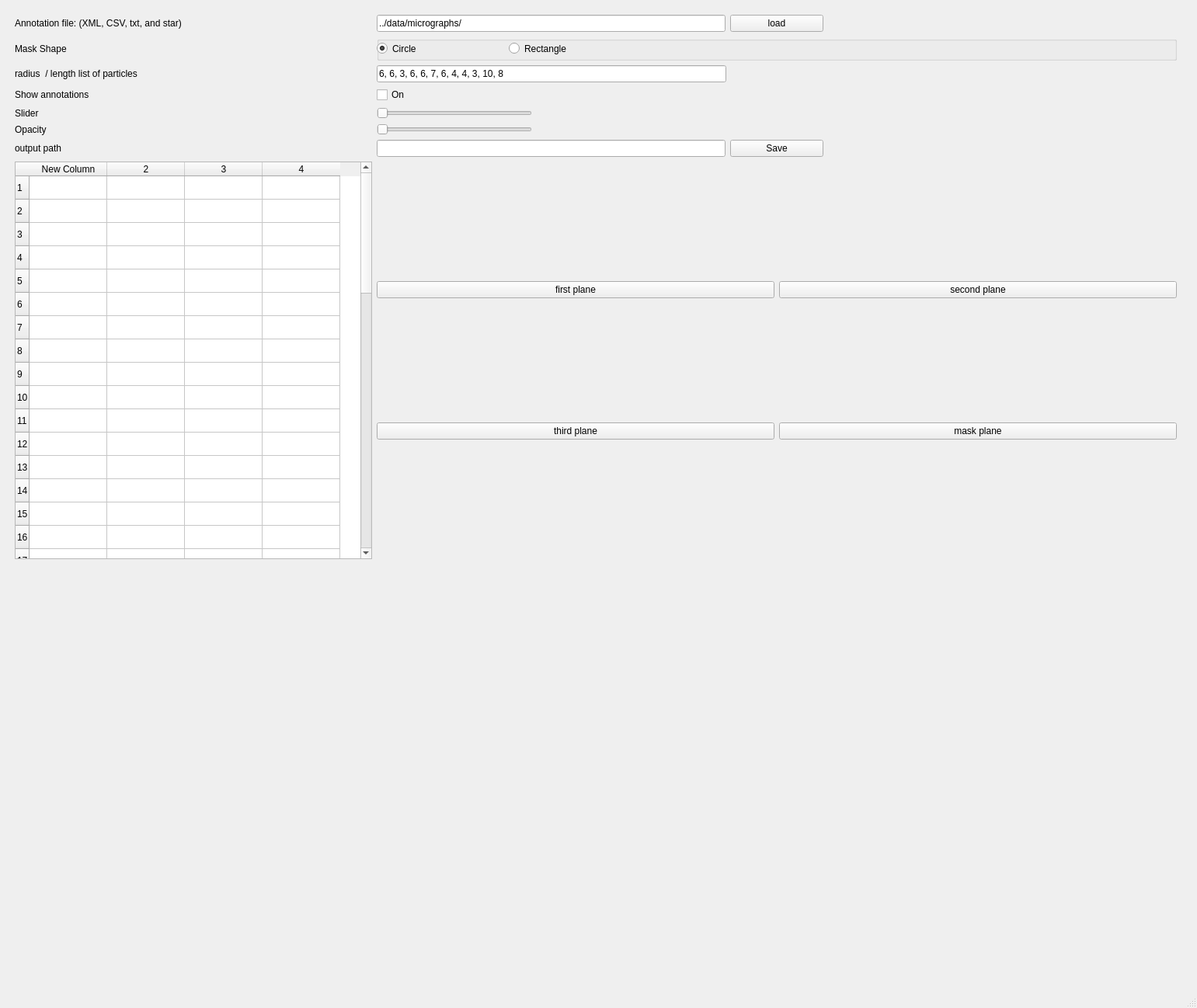
<?xml version="1.0" encoding="UTF-8"?>
<ui version="4.0">
 <author>Noushin</author>
 <class>MainWindow</class>
 <widget class="QMainWindow" name="MainWindow">
  <property name="geometry">
   <rect>
    <x>0</x>
    <y>0</y>
    <width>1541</width>
    <height>1298</height>
   </rect>
  </property>
  <property name="minimumSize">
   <size>
    <width>0</width>
    <height>700</height>
   </size>
  </property>
  <property name="maximumSize">
   <size>
    <width>16777215</width>
    <height>16777215</height>
   </size>
  </property>
  <property name="mouseTracking">
   <bool>false</bool>
  </property>
  <property name="windowTitle">
   <string>MainWindow</string>
  </property>
  <property name="autoFillBackground">
   <bool>false</bool>
  </property>
  <widget class="QWidget" name="centralwidget">
   <widget class="QWidget" name="gridLayoutWidget">
    <property name="geometry">
     <rect>
      <x>10</x>
      <y>10</y>
      <width>1502</width>
      <height>718</height>
     </rect>
    </property>
    <layout class="QGridLayout" name="gridLayout" rowstretch="0,0,0,0,0,0,0,0">
     <property name="sizeConstraint">
      <enum>QLayout::SetMinimumSize</enum>
     </property>
     <item row="1" column="0">
      <widget class="QLabel" name="maskShapeL">
       <property name="text">
        <string>Mask Shape</string>
       </property>
      </widget>
     </item>
     <item row="2" column="1">
      <widget class="QLineEdit" name="radiLen">
       <property name="sizePolicy">
        <sizepolicy hsizetype="Ignored" vsizetype="Fixed">
         <horstretch>0</horstretch>
         <verstretch>0</verstretch>
        </sizepolicy>
       </property>
       <property name="maximumSize">
        <size>
         <width>450</width>
         <height>16777215</height>
        </size>
       </property>
       <property name="text">
        <string>6, 6, 3, 6, 6, 7, 6, 4, 4, 3, 10, 8</string>
       </property>
       <property name="alignment">
        <set>Qt::AlignLeading|Qt::AlignLeft|Qt::AlignVCenter</set>
       </property>
      </widget>
     </item>
     <item row="6" column="0">
      <widget class="QLabel" name="outputPathL">
       <property name="sizePolicy">
        <sizepolicy hsizetype="Preferred" vsizetype="Preferred">
         <horstretch>0</horstretch>
         <verstretch>0</verstretch>
        </sizepolicy>
       </property>
       <property name="maximumSize">
        <size>
         <width>16777215</width>
         <height>16777215</height>
        </size>
       </property>
       <property name="text">
        <string>output path</string>
       </property>
      </widget>
     </item>
     <item row="2" column="0">
      <widget class="QLabel" name="radiLenL">
       <property name="maximumSize">
        <size>
         <width>16777215</width>
         <height>16777215</height>
        </size>
       </property>
       <property name="text">
        <string>radius  / length list of particles</string>
       </property>
      </widget>
     </item>
     <item row="0" column="0">
      <widget class="QLabel" name="inputPathL">
       <property name="text">
        <string>Annotation file: (XML, CSV, txt, and star)</string>
       </property>
      </widget>
     </item>
     <item row="6" column="1">
      <layout class="QHBoxLayout" name="outputPathHLayout">
       <item>
        <widget class="QLineEdit" name="outputPath">
         <property name="sizePolicy">
          <sizepolicy hsizetype="Ignored" vsizetype="Ignored">
           <horstretch>0</horstretch>
           <verstretch>0</verstretch>
          </sizepolicy>
         </property>
         <property name="maximumSize">
          <size>
           <width>460</width>
           <height>16777215</height>
          </size>
         </property>
         <property name="dragEnabled">
          <bool>true</bool>
         </property>
        </widget>
       </item>
       <item>
        <widget class="QPushButton" name="saveBtn">
         <property name="maximumSize">
          <size>
           <width>120</width>
           <height>16777215</height>
          </size>
         </property>
         <property name="text">
          <string>Save</string>
         </property>
        </widget>
       </item>
       <item>
        <widget class="QLabel" name="outputPathEmptyL">
         <property name="text">
          <string/>
         </property>
        </widget>
       </item>
      </layout>
     </item>
     <item row="7" column="0">
      <widget class="QTableWidget" name="annTable">
       <property name="minimumSize">
        <size>
         <width>460</width>
         <height>512</height>
        </size>
       </property>
       <property name="maximumSize">
        <size>
         <width>560</width>
         <height>16777215</height>
        </size>
       </property>
       <property name="rowCount">
        <number>50</number>
       </property>
       <property name="columnCount">
        <number>4</number>
       </property>
       <row/>
       <row/>
       <row/>
       <row/>
       <row/>
       <row/>
       <row/>
       <row/>
       <row/>
       <row/>
       <row/>
       <row/>
       <row/>
       <row/>
       <row/>
       <row/>
       <row/>
       <row/>
       <row/>
       <row/>
       <row/>
       <row/>
       <row/>
       <row/>
       <row/>
       <row/>
       <row/>
       <row/>
       <row/>
       <row/>
       <row/>
       <row/>
       <row/>
       <row/>
       <row/>
       <row/>
       <row/>
       <row/>
       <row/>
       <row/>
       <row/>
       <row/>
       <row/>
       <row/>
       <row/>
       <row/>
       <row/>
       <row/>
       <row/>
       <row/>
       <column>
        <property name="text">
         <string>New Column</string>
        </property>
       </column>
       <column/>
       <column/>
       <column/>
      </widget>
     </item>
     <item row="3" column="0">
      <widget class="QLabel" name="showAnnL">
       <property name="text">
        <string>Show annotations</string>
       </property>
      </widget>
     </item>
     <item row="0" column="1">
      <layout class="QHBoxLayout" name="inputPathHLayout">
       <property name="spacing">
        <number>6</number>
       </property>
       <property name="sizeConstraint">
        <enum>QLayout::SetDefaultConstraint</enum>
       </property>
       <property name="leftMargin">
        <number>0</number>
       </property>
       <item>
        <widget class="QLineEdit" name="inputPath">
         <property name="enabled">
          <bool>true</bool>
         </property>
         <property name="sizePolicy">
          <sizepolicy hsizetype="Ignored" vsizetype="Ignored">
           <horstretch>0</horstretch>
           <verstretch>0</verstretch>
          </sizepolicy>
         </property>
         <property name="maximumSize">
          <size>
           <width>460</width>
           <height>16777215</height>
          </size>
         </property>
         <property name="text">
          <string>../data/micrographs/</string>
         </property>
         <property name="cursorPosition">
          <number>20</number>
         </property>
         <property name="dragEnabled">
          <bool>true</bool>
         </property>
        </widget>
       </item>
       <item>
        <widget class="QPushButton" name="loadBtn">
         <property name="maximumSize">
          <size>
           <width>120</width>
           <height>16777215</height>
          </size>
         </property>
         <property name="text">
          <string>load</string>
         </property>
        </widget>
       </item>
       <item>
        <widget class="QLabel" name="inputPathEmptyL">
         <property name="text">
          <string/>
         </property>
        </widget>
       </item>
      </layout>
     </item>
     <item row="5" column="1">
      <widget class="QSlider" name="opacity">
       <property name="maximumSize">
        <size>
         <width>200</width>
         <height>16777215</height>
        </size>
       </property>
       <property name="maximum">
        <number>100</number>
       </property>
       <property name="orientation">
        <enum>Qt::Horizontal</enum>
       </property>
      </widget>
     </item>
     <item row="3" column="1">
      <widget class="QCheckBox" name="ShowAnnBtn">
       <property name="text">
        <string>On</string>
       </property>
      </widget>
     </item>
     <item row="1" column="1">
      <widget class="QGroupBox" name="groupBox">
       <property name="maximumSize">
        <size>
         <width>16777215</width>
         <height>16777215</height>
        </size>
       </property>
       <property name="title">
        <string/>
       </property>
       <widget class="QRadioButton" name="CircRBtn">
        <property name="geometry">
         <rect>
          <x>0</x>
          <y>0</y>
          <width>100</width>
          <height>31</height>
         </rect>
        </property>
        <property name="maximumSize">
         <size>
          <width>16777215</width>
          <height>16777215</height>
         </size>
        </property>
        <property name="text">
         <string>Circle</string>
        </property>
        <property name="checked">
         <bool>true</bool>
        </property>
       </widget>
       <widget class="QRadioButton" name="RecRBtn">
        <property name="geometry">
         <rect>
          <x>170</x>
          <y>0</y>
          <width>161</width>
          <height>31</height>
         </rect>
        </property>
        <property name="text">
         <string>Rectangle</string>
        </property>
       </widget>
      </widget>
     </item>
     <item row="5" column="0">
      <widget class="QLabel" name="opacityL">
       <property name="text">
        <string>Opacity</string>
       </property>
      </widget>
     </item>
     <item row="7" column="1">
      <layout class="QGridLayout" name="gridLayout_5">
       <item row="1" column="0">
        <widget class="QPushButton" name="zxPlaneLocation">
         <property name="text">
          <string>third plane</string>
         </property>
        </widget>
       </item>
       <item row="0" column="1">
        <widget class="QPushButton" name="zyPlaneLocation">
         <property name="minimumSize">
          <size>
           <width>512</width>
           <height>0</height>
          </size>
         </property>
         <property name="maximumSize">
          <size>
           <width>512</width>
           <height>16777215</height>
          </size>
         </property>
         <property name="text">
          <string>second plane</string>
         </property>
        </widget>
       </item>
       <item row="0" column="0">
        <layout class="QVBoxLayout" name="verticalLayout_3">
         <item>
          <widget class="QPushButton" name="xyPlaneLocation">
           <property name="minimumSize">
            <size>
             <width>512</width>
             <height>0</height>
            </size>
           </property>
           <property name="maximumSize">
            <size>
             <width>512</width>
             <height>16777215</height>
            </size>
           </property>
           <property name="text">
            <string>first plane</string>
           </property>
          </widget>
         </item>
        </layout>
       </item>
       <item row="1" column="1">
        <widget class="QPushButton" name="maskPlaneLocation">
         <property name="text">
          <string>mask plane</string>
         </property>
        </widget>
       </item>
      </layout>
     </item>
     <item row="4" column="0">
      <widget class="QLabel" name="sliderL">
       <property name="text">
        <string>Slider</string>
       </property>
      </widget>
     </item>
     <item row="4" column="1">
      <widget class="QSlider" name="slider">
       <property name="maximumSize">
        <size>
         <width>200</width>
         <height>16777215</height>
        </size>
       </property>
       <property name="maximum">
        <number>200</number>
       </property>
       <property name="orientation">
        <enum>Qt::Horizontal</enum>
       </property>
      </widget>
     </item>
    </layout>
   </widget>
  </widget>
  <widget class="QStatusBar" name="statusbar"/>
 </widget>
 <layoutdefault spacing="6" margin="9"/>
 <resources/>
 <connections/>
 <designerdata>
  <property name="gridDeltaX">
   <number>10</number>
  </property>
  <property name="gridDeltaY">
   <number>10</number>
  </property>
  <property name="gridSnapX">
   <bool>true</bool>
  </property>
  <property name="gridSnapY">
   <bool>true</bool>
  </property>
  <property name="gridVisible">
   <bool>true</bool>
  </property>
 </designerdata>
</ui>
